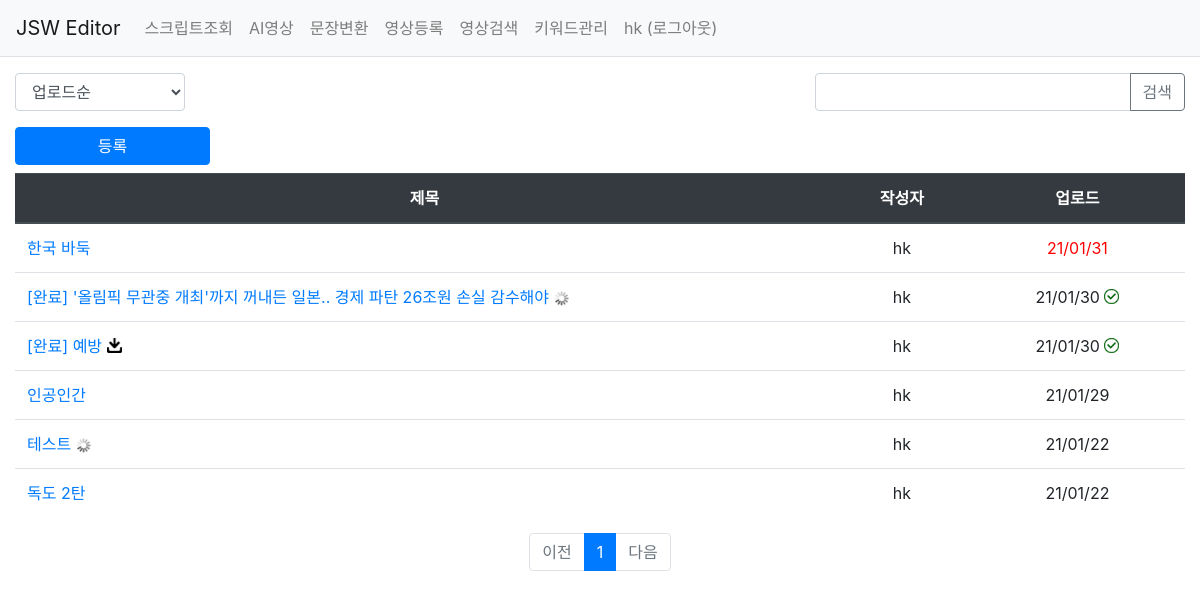
The app's page /pybo/automake/ (signed in), older data.
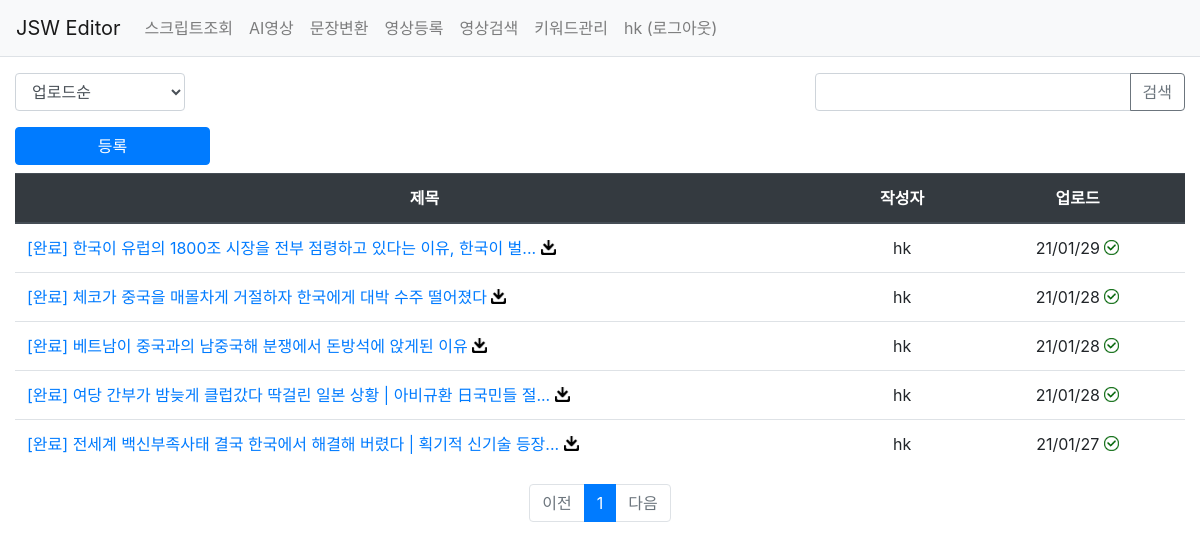
The same page, newer data.
### pybo/models.py (models this page shows, shortened)
class Youtube(models.Model):
    author = models.ForeignKey(User, on_delete=models.CASCADE, related_name='author_youtube')
    subject = models.CharField(max_length=200)
    content = models.TextField()
    thumbnail_text = models.TextField(null=True)
    thumbnail_url = models.CharField(max_length=1000, null=True, blank=True)
    thumbnail_bg = models.CharField(max_length=1000, null=True, blank=True)
    video_id = models.CharField(max_length=100, null=True, blank=True)
    category = models.CharField(max_length=200, null=True, blank=True)
    status = models.CharField(max_length=200, null=True, blank=True)
    create_date = models.DateTimeField()
    modify_date = models.DateTimeField(null=True, blank=True)
    download_flag = models.CharField(null=True, max_length=10, blank=True)
    upload_flag = models.CharField(null=True, max_length=10, blank=True)
    upload_target = models.DateTimeField(null=True, blank=True)

### pybo/views/automake_views.py (the view)
# urls.py: path('automake/', automake_views.automake, name='automake'),
@login_required(login_url='common:login')
def automake(request):
    page = request.GET.get('page', '1')  # 페이지
    kw = request.GET.get('kw', '')  # 검색어
    so = request.GET.get('so', 'recent')  # 정렬기준
    today = timezone.now() + timedelta(days=0)
    tomorrow = timezone.now() + timedelta(days=1)
    if so == 'create':
        question_list = Youtube.objects.order_by('-create_date')
    else:  # recent
        question_list = Youtube.objects.order_by('-upload_target', '-modify_date')
    if kw:
        question_list = question_list.filter(
            Q(subject__icontains=kw) |  # 제목검색
            Q(content__icontains=kw) |  # 내용검색
            Q(author__username__icontains=kw) # 질문 글쓴이검색
        ).distinct()
    paginator = Paginator(question_list, 10)  # 페이지당 10개씩 보여주기
    page_obj = paginator.get_page(page)
    context = {'question_list': page_obj, 'page': page, 'kw': kw, 'so': so, 'today':today, 'tomorrow':tomorrow}  # <------ so 추가
    return render(request, 'pybo/automake_list.html', context)

### templates/pybo/automake_list.html (shortened to what this page needs)
{% extends 'base.html' %}
{% load pybo_filter %}
{% load static %}
{% block content %}
<div class="container my-3">
    <div class="row justify-content-between my-2">
        <div class="col-lg-2 col-md-3 col-5">
            <select class="form-control so">
                <option value="recent" {% if so == 'recent' %}selected{% endif %}>업로드순</option>
            </select>
        </div>
        <div class="col-lg-4 col-md-6 col-6 input-group">
            <input type="text" onkeypress="search_media()" class="form-control kw" value="{{ kw|default_if_none:'' }}">
            <div class="input-group-append">
                <button class="btn btn-outline-secondary" type="button" id="btn_search">검색</button>
            </div>
        </div>
    </div>
    <a href="{% url 'pybo:automake_create' %}" class="btn btn-primary col-lg-2 col-md-3 col-4 my-2">등록</a>
    <table class="table">
        <thead>
        <tr class="text-center thead-dark">
            <th style="width:70%">제목</th>
            <th>작성자</th>
            <th>업로드</th>
        </tr>
        </thead>
        <tbody>
        {% if question_list %}
        {% for question in question_list %}
        <tr class="text-center">
            <td class="text-left">
                {% if question.upload_flag == '1' %}
                <a href="https://youtu.be//{{ question.video_id|default_if_none:'' }}" target="_blank"><span>[완료]</span></a>
                {% elif question.status is none %}
                <span style="color:blue;font-weight: bold;"></span>
                {% elif question.status == '영상' %}
                <span style="color:red;font-weight: bold;">[{{ question.status|default_if_none:'' }}]</span>
                {% elif question.status == '녹음' %}
                <span style="color:green;font-weight: bold;">[{{ question.status|default_if_none:'' }}]</span>
                {% else %}
                <span style="color:blue;font-weight: bold;">[{{ question.status|default_if_none:'' }}]</span>
                {% endif %}
                <a href="{% url 'pybo:automake_detail' question.id %}"> {{ question.subject|truncatechars:42 }}</a>
                {% if question.download_flag == '1' %}
                <a href="/static/output_2/keyword_{{ question.id }}.zip"><img src="/static/img/btn_download.png" style="width:15px;padding-bottom:4px"></a>
                {% elif question.download_flag == '2' %}
                <img src="/static/img/btn_loading.gif" style="width:15px">
                {% endif %}
            </td>
            <td>{{ question.author.username }}</td>
            {% if question.upload_target|date:"y/m/d"|default_if_none:'' == today|date:"y/m/d"|default_if_none:'' or question.upload_target|date:"y/m/d"|default_if_none:'' == tomorrow|date:"y/m/d"|default_if_none:'' %}
                {% if question.upload_flag == '1' %}
                <td>{{ question.upload_target|date:"y/m/d"|default_if_none:'' }}
                {% else %}
                <td style="color:red;">{{ question.upload_target|date:"y/m/d"|default_if_none:'' }}
                {% endif %}
            {% else %}
            <td>
            {{ question.upload_target|date:"y/m/d"|default_if_none:'' }}
            {% endif %}
            {% if question.upload_flag == '1' %}
            <img src="/static/img/check.png" style="width:15px;padding-bottom:4px">
            {% endif %}
            </td>
        </tr>
        {% endfor %}
        {% else %}
        <tr>
            <td colspan="3">스크립트가 없습니다.</td>
        </tr>
        {% endif %}
        </tbody>
    </table>
    <ul class="pagination justify-content-center">
        {% if question_list.has_previous %}
        <li class="page-item">
            <a class="page-link" data-page="{{ question_list.previous_page_number }}" href="#">이전</a>
        </li>
        {% else %}
        <li class="page-item disabled">
            <a class="page-link" tabindex="-1" aria-disabled="true" href="#">이전</a>
        </li>
        {% endif %}
        {% for page_number in question_list.paginator.page_range %}
        {% if page_number >= question_list.number|add:-5 and page_number <= question_list.number|add:5 %}
            {% if page_number == question_list.number %}
            <li class="page-item active" aria-current="page">
                <a class="page-link" data-page="{{ page_number }}" href="#">{{ page_number }}</a>
            </li>
            {% else %}
            <li class="page-item">
                <a class="page-link" data-page="{{ page_number }}" href="#">{{ page_number }}</a>
            </li>
            {% endif %}
        {% endif %}
        {% endfor %}
        {% if question_list.has_next %}
        <li class="page-item">
            <a class="page-link" data-page="{{ question_list.next_page_number }}" href="#">다음</a>
        </li>
        {% else %}
        <li class="page-item disabled">
            <a class="page-link" tabindex="-1" aria-disabled="true" href="#">다음</a>
        </li>
        {% endif %}
    </ul>
</div>
{% endblock %}

### templates/base.html (shortened to what this page needs)
{% load static %}
<!doctype html>
<html lang="ko">
<head>
    <link rel="stylesheet" type="text/css" href="{% static 'bootstrap.min.css' %}">
    <link rel="stylesheet" href="https://cdnjs.cloudflare.com/ajax/libs/bootstrap-tagsinput/0.8.0/bootstrap-tagsinput.css" />
    <link rel="stylesheet" type="text/css" href="{% static 'style.css' %}">
</head>
<body>
{% include "navbar.html" %}
{% block content %}
{% endblock %}
</body>
</html>

### templates/navbar.html (shortened to what this page needs)
<nav class="navbar navbar-expand-lg navbar-light bg-light border-bottom">
    <a class="navbar-brand" href="{% url 'pybo:index' %}">JSW Editor</a>
    <div class="collapse navbar-collapse flex-grow-0" id="navbarNav">
        <ul class="navbar-nav">
            <li class="nav-item ">
                <a class="nav-link" href="/pybo/">스크립트조회</a>
            </li>
        </ul>
        {% if user.username == 'hk' or user.username == '송규백' %}
        <ul class="navbar-nav">
            <li class="nav-item ">
                <a class="nav-link" href="{% url 'pybo:automake' %}">AI영상</a>
            </li>
        </ul>
        {% endif %}
        <ul class="navbar-nav">
            <li class="nav-item ">
                <a class="nav-link" href="{% url 'pybo:news_list' %}">문장변환</a>
            </li>
        </ul>
        <ul class="navbar-nav">
            <li class="nav-item ">
                <a class="nav-link" href="{% url 'pybo:upload' %}">영상등록</a>
            </li>
        </ul>
        <ul class="navbar-nav">
            <li class="nav-item ">
                <a class="nav-link" href="{% url 'pybo:upload_list' %}">영상검색</a>
            </li>
        </ul>
        <ul class="navbar-nav">
            <li class="nav-item ">
                <a class="nav-link" href="{% url 'pybo:upload_keyword_list' %}">키워드관리</a>
            </li>
        </ul>
        <ul class="navbar-nav">
            <li class="nav-item ">
                {% if user.is_authenticated %}
                <a class="nav-link" href="{% url 'common:logout' %}">{{ user.username }} (로그아웃)</a>
                {% else %}
                <a class="nav-link" href="{% url 'common:login' %}">로그인</a>
                {% endif %}
            </li>
        </ul>
    </div>
</nav>

Row changes from the older to the newer data that the page shows:
removed Youtube: subject "한국 바둑", author.username "hk", upload_target "21/01/31"
removed Youtube: subject "'올림픽 무관중 개최'까지 꺼내든 일본.. 경제 파탄 26조원 손실 감수해야", author.username "hk", upload_target "21/01/30"
removed Youtube: subject "인공인간", author.username "hk", upload_target "21/01/29"
removed Youtube: subject "테스트", author.username "hk", upload_target "21/01/22"
removed Youtube: subject "독도 2탄", author.username "hk", upload_target "21/01/22"
added Youtube: subject "한국이 유럽의 1800조 시장을 전부 점령하고 있다는 이유, 한국이 벌...", author.username "hk", upload_target "21/01/29"
added Youtube: subject "체코가 중국을 매몰차게 거절하자 한국에게 대박 수주 떨어졌다", author.username "hk", upload_target "21/01/28"
added Youtube: subject "베트남이 중국과의 남중국해 분쟁에서 돈방석에 앉게된 이유", author.username "hk", upload_target "21/01/28"
added Youtube: subject "여당 간부가 밤늦게 클럽갔다 딱걸린 일본 상황 | 아비규환 日국민들 절...", author.username "hk", upload_target "21/01/28"
changed Youtube: subject "예방" → "전세계 백신부족사태 결국 한국에서 해결해 버렸다 | 획기적 신기술 등장..."; upload_target "21/01/30" → "21/01/27"
